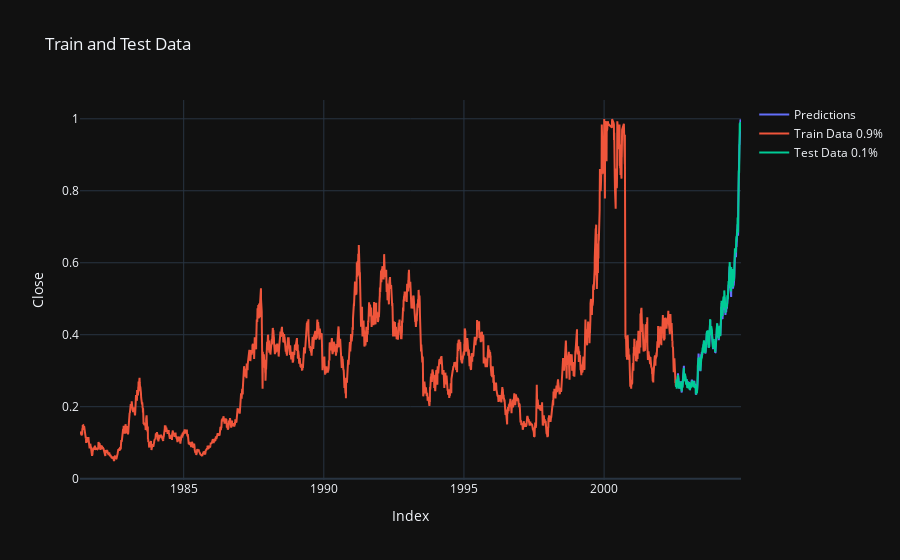

Notebook code for this chart:
### Code cell
regressor.plot()

### Figure 1 — Plotly figure (JSON) as saved in the notebook; plotly's stock layout.template omitted (floating-point values rounded to 4 significant figures; data arrays with more than 128 entries replaced by an {"elided": "..."} marker saying what was removed)
{"data": [{"mode": "lines", "name": "Predictions", "type": "scatter", "x": {"elided": "587 str values"}, "y": {"elided": "587 float values"}}, {"mode": "lines", "name": "Train Data 0.9%", "type": "scatter", "x": {"elided": "5281 str values"}, "y": {"elided": "5281 float values"}}, {"mode": "lines", "name": "Test Data 0.1%", "type": "scatter", "x": {"elided": "587 str values"}, "y": {"elided": "587 float values"}}], "layout": {"title": {"text": "Train and Test Data"}, "xaxis": {"title": {"text": "Index"}}, "yaxis": {"title": {"text": "Close"}}}}
